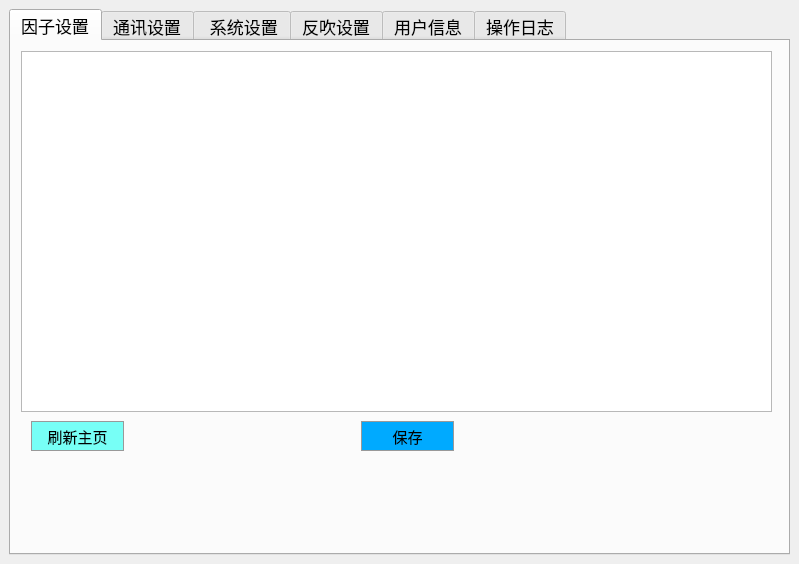
<?xml version="1.0" encoding="UTF-8"?>
<ui version="4.0">
 <class>ParamSet</class>
 <widget class="QMainWindow" name="ParamSet">
  <property name="geometry">
   <rect>
    <x>0</x>
    <y>0</y>
    <width>799</width>
    <height>564</height>
   </rect>
  </property>
  <property name="windowTitle">
   <string>参数设置</string>
  </property>
  <widget class="QWidget" name="centralwidget">
   <layout class="QVBoxLayout" name="verticalLayout_2">
    <item>
     <widget class="QTabWidget" name="tabWidget">
      <property name="font">
       <font>
        <pointsize>13</pointsize>
       </font>
      </property>
      <property name="styleSheet">
       <string notr="true"/>
      </property>
      <property name="currentIndex">
       <number>0</number>
      </property>
      <widget class="QWidget" name="tab">
       <attribute name="title">
        <string>因子设置</string>
       </attribute>
       <widget class="QPushButton" name="pushButton_9">
        <property name="geometry">
         <rect>
          <x>20</x>
          <y>380</y>
          <width>93</width>
          <height>30</height>
         </rect>
        </property>
        <property name="font">
         <font>
          <pointsize>11</pointsize>
         </font>
        </property>
        <property name="styleSheet">
         <string notr="true">QPushButton{background-color:#77fff6;width:48px;height:24px;border:1px solid #999999;opacity:1;}
QPushButton:hover{width: 48px;height: 24px;background: #E4EEF8;border: 1px solid #87AFFA;opacity: 1;}
QPushButton:pressed{width: 56px;height: 24px;background: #CCE5F8;border: 1px solid #0A64E1;opacity: 1;}
QPushButton:disabled{width: 56px;height: 24px;background: #CCE5F8;border: 1px solid #0A64E1;opacity: 1;}
</string>
        </property>
        <property name="text">
         <string>刷新主页</string>
        </property>
       </widget>
       <widget class="QPushButton" name="pushButton_10">
        <property name="geometry">
         <rect>
          <x>350</x>
          <y>380</y>
          <width>93</width>
          <height>30</height>
         </rect>
        </property>
        <property name="font">
         <font>
          <pointsize>11</pointsize>
         </font>
        </property>
        <property name="styleSheet">
         <string notr="true">QPushButton{background-color:#00aaff;width:48px;height:24px;border:1px solid #999999;opacity:1;}
QPushButton:hover{width: 48px;height: 24px;background: #E4EEF8;border: 1px solid #87AFFA;opacity: 1;}
QPushButton:pressed{width: 56px;height: 24px;background: #CCE5F8;border: 1px solid #0A64E1;opacity: 1;}
QPushButton:disabled{width: 56px;height: 24px;background: #CCE5F8;border: 1px solid #0A64E1;opacity: 1;}
</string>
        </property>
        <property name="text">
         <string>保存</string>
        </property>
       </widget>
       <widget class="QTableWidget" name="tableWidget">
        <property name="geometry">
         <rect>
          <x>10</x>
          <y>10</y>
          <width>751</width>
          <height>361</height>
         </rect>
        </property>
       </widget>
      </widget>
      <widget class="QWidget" name="tab_2">
       <attribute name="title">
        <string>通讯设置</string>
       </attribute>
       <widget class="QPushButton" name="pushButton_7">
        <property name="geometry">
         <rect>
          <x>340</x>
          <y>450</y>
          <width>93</width>
          <height>41</height>
         </rect>
        </property>
        <property name="sizePolicy">
         <sizepolicy hsizetype="Fixed" vsizetype="Fixed">
          <horstretch>0</horstretch>
          <verstretch>0</verstretch>
         </sizepolicy>
        </property>
        <property name="font">
         <font>
          <family>黑体</family>
          <pointsize>20</pointsize>
          <weight>9</weight>
          <italic>false</italic>
          <bold>false</bold>
         </font>
        </property>
        <property name="styleSheet">
         <string notr="true">QPushButton
{
	
	font:75 20pt &quot;黑体&quot;;
	border-radius:2px;
	
	
	background-color: rgb(0, 170, 255);
	
	
	color: rgb(0, 0, 0);

	border-radius:2px;
	height:54px;

}

QPushButton::hover
{
	
	
	background-color: rgb(0, 115, 173);

}</string>
        </property>
        <property name="text">
         <string>保存</string>
        </property>
       </widget>
       <widget class="QWidget" name="layoutWidget">
        <property name="geometry">
         <rect>
          <x>10</x>
          <y>10</y>
          <width>761</width>
          <height>431</height>
         </rect>
        </property>
        <layout class="QVBoxLayout" name="verticalLayout" stretch="1,1,0">
         <item>
          <widget class="QGroupBox" name="groupBox">
           <property name="font">
            <font>
             <pointsize>11</pointsize>
            </font>
           </property>
           <property name="styleSheet">
            <string notr="true">background-color: rgb(227, 227, 227);</string>
           </property>
           <property name="title">
            <string>采集配置</string>
           </property>
           <widget class="QTableWidget" name="tableWidget_Down">
            <property name="geometry">
             <rect>
              <x>20</x>
              <y>20</y>
              <width>721</width>
              <height>141</height>
             </rect>
            </property>
           </widget>
          </widget>
         </item>
         <item>
          <widget class="QGroupBox" name="groupBox_2">
           <property name="font">
            <font>
             <pointsize>11</pointsize>
            </font>
           </property>
           <property name="styleSheet">
            <string notr="true">background-color: rgb(248, 248, 248);</string>
           </property>
           <property name="title">
            <string>上传配置</string>
           </property>
           <widget class="QTableWidget" name="tableWidget_Up">
            <property name="geometry">
             <rect>
              <x>20</x>
              <y>20</y>
              <width>721</width>
              <height>141</height>
             </rect>
            </property>
           </widget>
          </widget>
         </item>
         <item>
          <layout class="QHBoxLayout" name="horizontalLayout_5">
           <property name="leftMargin">
            <number>2</number>
           </property>
           <property name="topMargin">
            <number>2</number>
           </property>
           <property name="rightMargin">
            <number>2</number>
           </property>
           <property name="bottomMargin">
            <number>2</number>
           </property>
           <item>
            <widget class="QPushButton" name="uploadwet">
             <property name="sizePolicy">
              <sizepolicy hsizetype="Fixed" vsizetype="Fixed">
               <horstretch>0</horstretch>
               <verstretch>0</verstretch>
              </sizepolicy>
             </property>
             <property name="styleSheet">
              <string notr="true">QPushButton
{
	
	font:75 20pt &quot;黑体&quot;;
	border-radius:4px;
	
	background-color: rgb(0, 0, 127);
	
	color: rgb(255, 255, 255);

	height:54px;

}

QPushButton::hover
{
	
	background-color: rgb(30, 41, 255);

}</string>
             </property>
             <property name="text">
              <string>上传湿值</string>
             </property>
            </widget>
           </item>
           <item>
            <widget class="QPushButton" name="uploaddry">
             <property name="sizePolicy">
              <sizepolicy hsizetype="Fixed" vsizetype="Fixed">
               <horstretch>0</horstretch>
               <verstretch>0</verstretch>
              </sizepolicy>
             </property>
             <property name="styleSheet">
              <string notr="true">QPushButton
{
	
	font:75 20pt &quot;黑体&quot;;
	border-radius:4px;
	
	background-color: rgb(0, 0, 127);
	
	color: rgb(255, 255, 255);

	height:54px;

}

QPushButton::hover
{
	
	background-color: rgb(30, 41, 255);

}</string>
             </property>
             <property name="text">
              <string>上传干值</string>
             </property>
            </widget>
           </item>
           <item>
            <widget class="QPushButton" name="uploadall">
             <property name="sizePolicy">
              <sizepolicy hsizetype="Fixed" vsizetype="Fixed">
               <horstretch>0</horstretch>
               <verstretch>0</verstretch>
              </sizepolicy>
             </property>
             <property name="styleSheet">
              <string notr="true">QPushButton
{
	
	font:75 20pt &quot;黑体&quot;;
	border-radius:4px;
	
	background-color: rgb(0, 0, 127);
	
	color: rgb(255, 255, 255);

	height:54px;

}

QPushButton::hover
{
	
	background-color: rgb(30, 41, 255);

}</string>
             </property>
             <property name="text">
              <string>上传所有</string>
             </property>
            </widget>
           </item>
          </layout>
         </item>
        </layout>
       </widget>
      </widget>
      <widget class="QWidget" name="tab_3">
       <attribute name="title">
        <string> 系统设置</string>
       </attribute>
       <widget class="QPushButton" name="pushButton_8">
        <property name="geometry">
         <rect>
          <x>350</x>
          <y>380</y>
          <width>93</width>
          <height>30</height>
         </rect>
        </property>
        <property name="font">
         <font>
          <pointsize>11</pointsize>
         </font>
        </property>
        <property name="styleSheet">
         <string notr="true">QPushButton{background-color:#00aaff;width:48px;height:24px;border:1px solid #999999;opacity:1;}
QPushButton:hover{width: 48px;height: 24px;background: #E4EEF8;border: 1px solid #87AFFA;opacity: 1;}
QPushButton:pressed{width: 56px;height: 24px;background: #CCE5F8;border: 1px solid #0A64E1;opacity: 1;}
QPushButton:disabled{width: 56px;height: 24px;background: #CCE5F8;border: 1px solid #0A64E1;opacity: 1;}
</string>
        </property>
        <property name="text">
         <string>保存</string>
        </property>
       </widget>
       <widget class="QGroupBox" name="groupBox_3">
        <property name="geometry">
         <rect>
          <x>30</x>
          <y>40</y>
          <width>711</width>
          <height>331</height>
         </rect>
        </property>
        <property name="title">
         <string/>
        </property>
        <widget class="QWidget" name="layoutWidget">
         <property name="geometry">
          <rect>
           <x>20</x>
           <y>120</y>
           <width>291</width>
           <height>171</height>
          </rect>
         </property>
         <layout class="QVBoxLayout" name="verticalLayout_3" stretch="1,1,1">
          <item>
           <layout class="QHBoxLayout" name="horizontalLayout_2" stretch="1,1">
            <item>
             <widget class="QLabel" name="label_2">
              <property name="font">
               <font>
                <pointsize>12</pointsize>
               </font>
              </property>
              <property name="text">
               <string>氮氧化物系数</string>
              </property>
              <property name="alignment">
               <set>Qt::AlignLeading|Qt::AlignLeft|Qt::AlignVCenter</set>
              </property>
             </widget>
            </item>
            <item>
             <widget class="QLineEdit" name="lineEdit_2">
              <property name="font">
               <font>
                <pointsize>13</pointsize>
               </font>
              </property>
              <property name="alignment">
               <set>Qt::AlignCenter</set>
              </property>
             </widget>
            </item>
           </layout>
          </item>
          <item>
           <layout class="QHBoxLayout" name="horizontalLayout_3" stretch="1,1">
            <item>
             <widget class="QCheckBox" name="checkBox">
              <property name="layoutDirection">
               <enum>Qt::LeftToRight</enum>
              </property>
              <property name="autoFillBackground">
               <bool>false</bool>
              </property>
              <property name="text">
               <string>烟气湿度</string>
              </property>
             </widget>
            </item>
            <item>
             <widget class="QLineEdit" name="lineEdit_3">
              <property name="font">
               <font>
                <pointsize>13</pointsize>
               </font>
              </property>
              <property name="alignment">
               <set>Qt::AlignCenter</set>
              </property>
             </widget>
            </item>
           </layout>
          </item>
          <item>
           <layout class="QHBoxLayout" name="horizontalLayout_4" stretch="1,1">
            <item>
             <widget class="QLabel" name="label_4">
              <property name="font">
               <font>
                <pointsize>12</pointsize>
               </font>
              </property>
              <property name="text">
               <string>大气压力</string>
              </property>
              <property name="alignment">
               <set>Qt::AlignLeading|Qt::AlignLeft|Qt::AlignVCenter</set>
              </property>
             </widget>
            </item>
            <item>
             <widget class="QLineEdit" name="lineEdit_4">
              <property name="font">
               <font>
                <pointsize>13</pointsize>
               </font>
              </property>
              <property name="alignment">
               <set>Qt::AlignCenter</set>
              </property>
             </widget>
            </item>
           </layout>
          </item>
         </layout>
        </widget>
        <widget class="QWidget" name="layoutWidget">
         <property name="geometry">
          <rect>
           <x>360</x>
           <y>120</y>
           <width>301</width>
           <height>171</height>
          </rect>
         </property>
         <layout class="QVBoxLayout" name="verticalLayout_4">
          <item>
           <layout class="QHBoxLayout" name="horizontalLayout_6" stretch="1,1">
            <item>
             <widget class="QLabel" name="label_6">
              <property name="font">
               <font>
                <pointsize>12</pointsize>
               </font>
              </property>
              <property name="text">
               <string>烟道面积</string>
              </property>
              <property name="alignment">
               <set>Qt::AlignLeading|Qt::AlignLeft|Qt::AlignVCenter</set>
              </property>
             </widget>
            </item>
            <item>
             <widget class="QLineEdit" name="lineEdit_6">
              <property name="font">
               <font>
                <pointsize>13</pointsize>
               </font>
              </property>
              <property name="alignment">
               <set>Qt::AlignCenter</set>
              </property>
             </widget>
            </item>
           </layout>
          </item>
          <item>
           <layout class="QHBoxLayout" name="horizontalLayout_7" stretch="1,1">
            <item>
             <widget class="QLabel" name="label_8">
              <property name="font">
               <font>
                <pointsize>12</pointsize>
               </font>
              </property>
              <property name="text">
               <string>皮托管系数</string>
              </property>
              <property name="alignment">
               <set>Qt::AlignLeading|Qt::AlignLeft|Qt::AlignVCenter</set>
              </property>
             </widget>
            </item>
            <item>
             <widget class="QLineEdit" name="lineEdit_7">
              <property name="font">
               <font>
                <pointsize>13</pointsize>
               </font>
              </property>
              <property name="alignment">
               <set>Qt::AlignCenter</set>
              </property>
             </widget>
            </item>
           </layout>
          </item>
          <item>
           <layout class="QHBoxLayout" name="horizontalLayout_8" stretch="1,1">
            <item>
             <widget class="QLabel" name="label_5">
              <property name="font">
               <font>
                <pointsize>12</pointsize>
               </font>
              </property>
              <property name="text">
               <string>速度场系数</string>
              </property>
              <property name="alignment">
               <set>Qt::AlignLeading|Qt::AlignLeft|Qt::AlignVCenter</set>
              </property>
             </widget>
            </item>
            <item>
             <widget class="QLineEdit" name="lineEdit_8">
              <property name="font">
               <font>
                <pointsize>13</pointsize>
               </font>
              </property>
              <property name="alignment">
               <set>Qt::AlignCenter</set>
              </property>
             </widget>
            </item>
           </layout>
          </item>
         </layout>
        </widget>
        <widget class="QWidget" name="layoutWidget">
         <property name="geometry">
          <rect>
           <x>20</x>
           <y>30</y>
           <width>641</width>
           <height>58</height>
          </rect>
         </property>
         <layout class="QHBoxLayout" name="horizontalLayout" stretch="3,3,1,3,3">
          <item>
           <widget class="QRadioButton" name="radioButton">
            <property name="text">
             <string>基准含氧量</string>
            </property>
           </widget>
          </item>
          <item>
           <widget class="QLineEdit" name="lineEdit">
            <property name="sizePolicy">
             <sizepolicy hsizetype="Expanding" vsizetype="Fixed">
              <horstretch>0</horstretch>
              <verstretch>0</verstretch>
             </sizepolicy>
            </property>
            <property name="font">
             <font>
              <pointsize>13</pointsize>
             </font>
            </property>
            <property name="alignment">
             <set>Qt::AlignCenter</set>
            </property>
           </widget>
          </item>
          <item>
           <spacer name="horizontalSpacer">
            <property name="orientation">
             <enum>Qt::Horizontal</enum>
            </property>
            <property name="sizeHint" stdset="0">
             <size>
              <width>40</width>
              <height>20</height>
             </size>
            </property>
           </spacer>
          </item>
          <item>
           <widget class="QRadioButton" name="radioButton_2">
            <property name="text">
             <string>过量空气系数</string>
            </property>
           </widget>
          </item>
          <item>
           <widget class="QLineEdit" name="lineEdit_5">
            <property name="font">
             <font>
              <pointsize>13</pointsize>
             </font>
            </property>
            <property name="alignment">
             <set>Qt::AlignCenter</set>
            </property>
           </widget>
          </item>
         </layout>
        </widget>
       </widget>
      </widget>
      <widget class="QWidget" name="tab_4">
       <attribute name="title">
        <string>反吹设置</string>
       </attribute>
       <widget class="QPushButton" name="pushButton_11">
        <property name="geometry">
         <rect>
          <x>350</x>
          <y>380</y>
          <width>93</width>
          <height>30</height>
         </rect>
        </property>
        <property name="font">
         <font>
          <pointsize>11</pointsize>
         </font>
        </property>
        <property name="styleSheet">
         <string notr="true">QPushButton{background-color:#00aaff;width:48px;height:24px;border:1px solid #999999;opacity:1;}
QPushButton:hover{width: 48px;height: 24px;background: #E4EEF8;border: 1px solid #87AFFA;opacity: 1;}
QPushButton:pressed{width: 56px;height: 24px;background: #CCE5F8;border: 1px solid #0A64E1;opacity: 1;}
QPushButton:disabled{width: 56px;height: 24px;background: #CCE5F8;border: 1px solid #0A64E1;opacity: 1;}
</string>
        </property>
        <property name="text">
         <string>保存</string>
        </property>
       </widget>
       <widget class="QWidget" name="layoutWidget">
        <property name="geometry">
         <rect>
          <x>230</x>
          <y>100</y>
          <width>311</width>
          <height>131</height>
         </rect>
        </property>
        <layout class="QVBoxLayout" name="verticalLayout_5">
         <item>
          <layout class="QHBoxLayout" name="horizontalLayout_9" stretch="3,2,3">
           <item>
            <widget class="QLabel" name="label_9">
             <property name="font">
              <font>
               <pointsize>12</pointsize>
              </font>
             </property>
             <property name="text">
              <string>反吹设置</string>
             </property>
             <property name="alignment">
              <set>Qt::AlignRight|Qt::AlignTrailing|Qt::AlignVCenter</set>
             </property>
            </widget>
           </item>
           <item>
            <widget class="QLineEdit" name="lineEdit_9">
             <property name="font">
              <font>
               <pointsize>13</pointsize>
              </font>
             </property>
             <property name="alignment">
              <set>Qt::AlignCenter</set>
             </property>
            </widget>
           </item>
           <item>
            <widget class="QLabel" name="label_11">
             <property name="font">
              <font>
               <pointsize>12</pointsize>
              </font>
             </property>
             <property name="text">
              <string>分钟</string>
             </property>
             <property name="alignment">
              <set>Qt::AlignLeading|Qt::AlignLeft|Qt::AlignVCenter</set>
             </property>
            </widget>
           </item>
          </layout>
         </item>
         <item>
          <layout class="QHBoxLayout" name="horizontalLayout_10" stretch="3,2,3">
           <item>
            <widget class="QLabel" name="label_10">
             <property name="font">
              <font>
               <pointsize>12</pointsize>
              </font>
             </property>
             <property name="text">
              <string>反吹持续</string>
             </property>
             <property name="alignment">
              <set>Qt::AlignRight|Qt::AlignTrailing|Qt::AlignVCenter</set>
             </property>
            </widget>
           </item>
           <item>
            <widget class="QLineEdit" name="lineEdit_10">
             <property name="font">
              <font>
               <pointsize>13</pointsize>
              </font>
             </property>
             <property name="alignment">
              <set>Qt::AlignCenter</set>
             </property>
            </widget>
           </item>
           <item>
            <widget class="QLabel" name="label_12">
             <property name="font">
              <font>
               <pointsize>12</pointsize>
              </font>
             </property>
             <property name="text">
              <string>分钟</string>
             </property>
             <property name="alignment">
              <set>Qt::AlignLeading|Qt::AlignLeft|Qt::AlignVCenter</set>
             </property>
            </widget>
           </item>
          </layout>
         </item>
        </layout>
       </widget>
      </widget>
      <widget class="QWidget" name="tab_5">
       <attribute name="title">
        <string>用户信息</string>
       </attribute>
       <widget class="QPushButton" name="pushButton_12">
        <property name="geometry">
         <rect>
          <x>350</x>
          <y>380</y>
          <width>93</width>
          <height>30</height>
         </rect>
        </property>
        <property name="font">
         <font>
          <pointsize>11</pointsize>
         </font>
        </property>
        <property name="styleSheet">
         <string notr="true">QPushButton{background-color:#00aaff;width:48px;height:24px;border:1px solid #999999;opacity:1;}
QPushButton:hover{width: 48px;height: 24px;background: #E4EEF8;border: 1px solid #87AFFA;opacity: 1;}
QPushButton:pressed{width: 56px;height: 24px;background: #CCE5F8;border: 1px solid #0A64E1;opacity: 1;}
QPushButton:disabled{width: 56px;height: 24px;background: #CCE5F8;border: 1px solid #0A64E1;opacity: 1;}
</string>
        </property>
        <property name="text">
         <string>保存</string>
        </property>
       </widget>
       <widget class="QTableWidget" name="tableWidget_2">
        <property name="geometry">
         <rect>
          <x>10</x>
          <y>10</y>
          <width>751</width>
          <height>361</height>
         </rect>
        </property>
       </widget>
      </widget>
      <widget class="QWidget" name="tab_6">
       <attribute name="title">
        <string>操作日志</string>
       </attribute>
       <widget class="QTextBrowser" name="textBrowser">
        <property name="geometry">
         <rect>
          <x>30</x>
          <y>70</y>
          <width>731</width>
          <height>431</height>
         </rect>
        </property>
        <property name="font">
         <font>
          <pointsize>16</pointsize>
          <weight>75</weight>
          <bold>true</bold>
         </font>
        </property>
       </widget>
       <widget class="QDateEdit" name="dateEdit">
        <property name="geometry">
         <rect>
          <x>30</x>
          <y>20</y>
          <width>161</width>
          <height>31</height>
         </rect>
        </property>
       </widget>
       <widget class="QWidget" name="">
        <property name="geometry">
         <rect>
          <x>480</x>
          <y>20</y>
          <width>271</width>
          <height>41</height>
         </rect>
        </property>
        <layout class="QHBoxLayout" name="horizontalLayout_11">
         <item>
          <widget class="QPushButton" name="pushButton_3">
           <property name="sizePolicy">
            <sizepolicy hsizetype="Minimum" vsizetype="Preferred">
             <horstretch>0</horstretch>
             <verstretch>0</verstretch>
            </sizepolicy>
           </property>
           <property name="font">
            <font>
             <pointsize>14</pointsize>
             <weight>75</weight>
             <bold>true</bold>
            </font>
           </property>
           <property name="styleSheet">
            <string notr="true">QPushButton{background-color:#00aaff;width:48px;height:24px;border:1px solid #999999;opacity:1;}
QPushButton:hover{width: 48px;height: 24px;background: #E4EEF8;border: 1px solid #87AFFA;opacity: 1;}
QPushButton:pressed{width: 56px;height: 24px;background: #CCE5F8;border: 1px solid #0A64E1;opacity: 1;}
QPushButton:disabled{width: 56px;height: 24px;background: #CCE5F8;border: 1px solid #0A64E1;opacity: 1;}
</string>
           </property>
           <property name="text">
            <string>清空</string>
           </property>
          </widget>
         </item>
         <item>
          <widget class="QPushButton" name="pushButton_2">
           <property name="sizePolicy">
            <sizepolicy hsizetype="Minimum" vsizetype="Preferred">
             <horstretch>0</horstretch>
             <verstretch>0</verstretch>
            </sizepolicy>
           </property>
           <property name="font">
            <font>
             <pointsize>14</pointsize>
             <weight>75</weight>
             <bold>true</bold>
            </font>
           </property>
           <property name="styleSheet">
            <string notr="true">QPushButton{background-color:#00aaff;width:48px;height:24px;border:1px solid #999999;opacity:1;}
QPushButton:hover{width: 48px;height: 24px;background: #E4EEF8;border: 1px solid #87AFFA;opacity: 1;}
QPushButton:pressed{width: 56px;height: 24px;background: #CCE5F8;border: 1px solid #0A64E1;opacity: 1;}
QPushButton:disabled{width: 56px;height: 24px;background: #CCE5F8;border: 1px solid #0A64E1;opacity: 1;}
</string>
           </property>
           <property name="text">
            <string>保存</string>
           </property>
          </widget>
         </item>
         <item>
          <widget class="QPushButton" name="pushButton">
           <property name="sizePolicy">
            <sizepolicy hsizetype="Minimum" vsizetype="Preferred">
             <horstretch>0</horstretch>
             <verstretch>0</verstretch>
            </sizepolicy>
           </property>
           <property name="font">
            <font>
             <pointsize>14</pointsize>
             <weight>75</weight>
             <bold>true</bold>
            </font>
           </property>
           <property name="styleSheet">
            <string notr="true">QPushButton{background-color:#00aaff;width:48px;height:24px;border:1px solid #999999;opacity:1;}
QPushButton:hover{width: 48px;height: 24px;background: #E4EEF8;border: 1px solid #87AFFA;opacity: 1;}
QPushButton:pressed{width: 56px;height: 24px;background: #CCE5F8;border: 1px solid #0A64E1;opacity: 1;}
QPushButton:disabled{width: 56px;height: 24px;background: #CCE5F8;border: 1px solid #0A64E1;opacity: 1;}
</string>
           </property>
           <property name="text">
            <string>查询</string>
           </property>
          </widget>
         </item>
        </layout>
       </widget>
      </widget>
     </widget>
    </item>
   </layout>
  </widget>
 </widget>
 <resources/>
 <connections/>
</ui>
